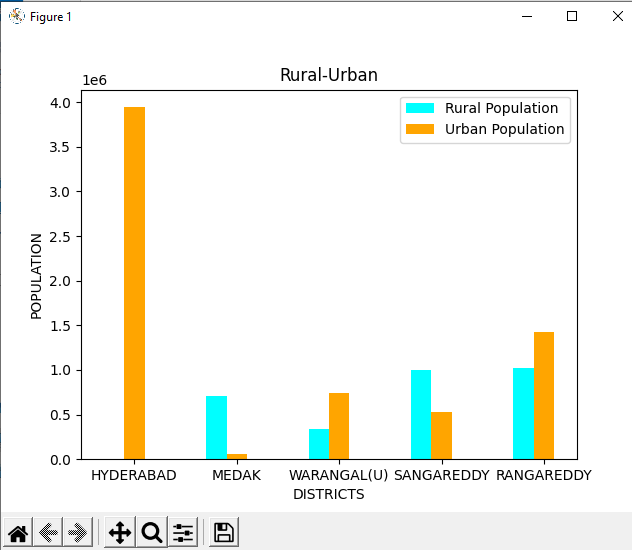

Generate this figure with Python:
import matplotlib.pyplot as plt
import numpy as np
  
# create data
x = np.arange(5)
y1 = [0,708574,340351,997663,1026113]

y2 = [3943323,58854,740507,529965,1420152] 

width = 0.2
  
# plot data in grouped manner of bar type
plt.bar(x-0.2, y1, width, color='cyan')
plt.bar(x, y2, width, color='orange')
#plt.bar(x+0.2, y3, width, color='green')
plt.xticks(x, ['HYDERABAD', 'MEDAK', 'WARANGAL(U)', 'SANGAREDDY', 'RANGAREDDY'])
plt.xlabel("DISTRICTS")
plt.ylabel("POPULATION")
plt.legend(["Rural Population", "Urban Population"])
plt.title('Rural-Urban')
plt.show()
